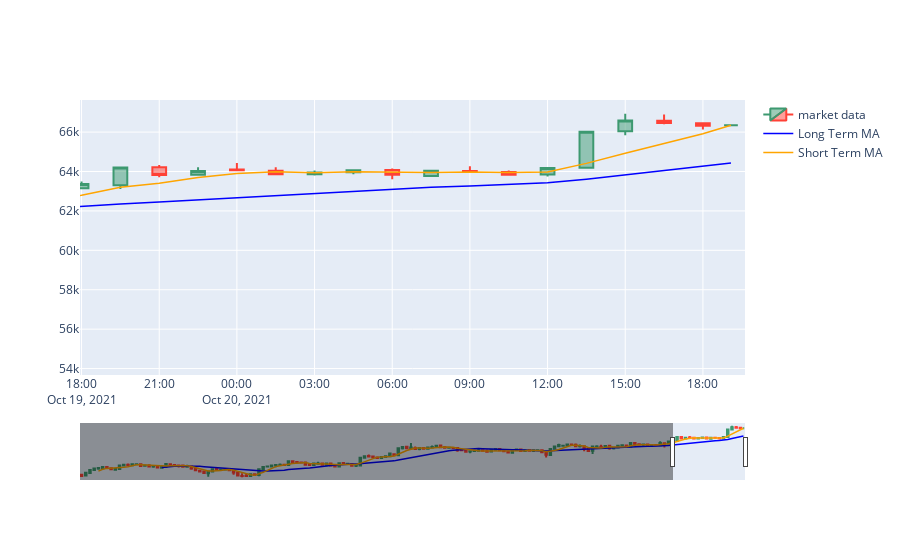

Here is the notebook cell this chart was saved with:
### Code cell
#Add Moving average on the graph
fig.add_trace(go.Scatter(x=data.index, y= data['MA20'],line=dict(color='blue', width=1.5), name = 'Long Term MA'))
fig.add_trace(go.Scatter(x=data.index, y= data['MA5'],line=dict(color='orange', width=1.5), name = 'Short Term MA'))

### Figure 1 — Plotly figure (JSON) as saved in the notebook; plotly's stock layout.template omitted (floating-point values rounded to 4 significant figures; data arrays with more than 128 entries replaced by an {"elided": "..."} marker saying what was removed)
{"data": [{"close": {"elided": "158 float values"}, "high": {"elided": "158 float values"}, "low": {"elided": "158 float values"}, "name": "market data", "open": {"elided": "158 float values"}, "type": "candlestick", "x": {"elided": "158 str values"}}, {"line": {"color": "blue", "width": 1.5}, "name": "Long Term MA", "type": "scatter", "x": {"elided": "158 str values"}, "y": {"elided": "158 float values"}}, {"line": {"color": "orange", "width": 1.5}, "name": "Short Term MA", "type": "scatter", "x": {"elided": "158 str values"}, "y": {"elided": "158 float values"}}], "layout": {"autosize": true, "xaxis": {"autorange": false, "range": ["2021-10-19 17:56:23.6828", "2021-10-20 19:37:33"], "rangeslider": {"autorange": true, "range": ["2021-10-10 23:27:29", "2021-10-20 19:37:33"], "yaxis": {"_template": null, "rangemode": "match"}}, "type": "date"}, "yaxis": {"autorange": true, "range": [53670.0, 67630.0], "type": "linear"}}}
